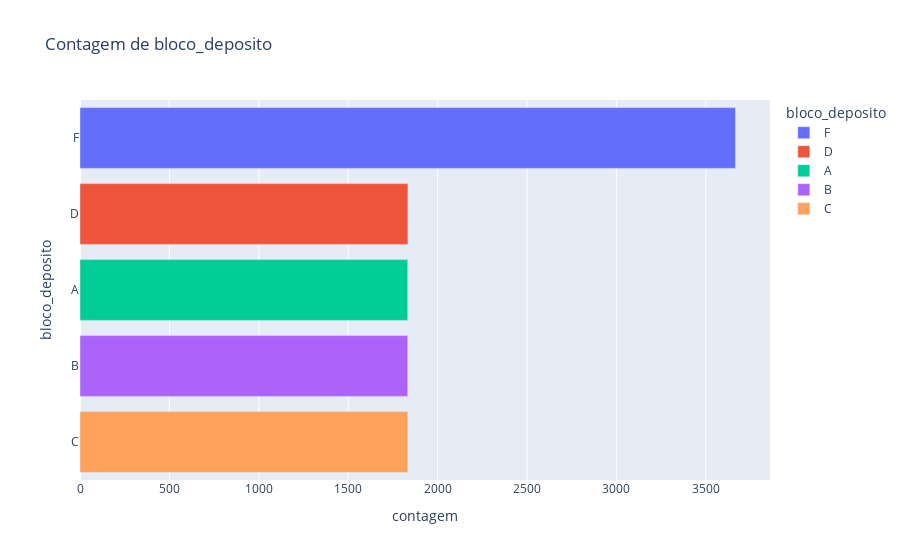

This figure's notebook cell:
### Markdown cell above
#### Bloco de depósito x Entrega

### Code cell
mostrar_contagem('bloco_deposito', colunas_object)

### Figure 1 — Plotly figure (JSON) as saved in the notebook; plotly's stock layout.template omitted (floating-point values rounded to 4 significant figures)
{"data": [{"alignmentgroup": "True", "hovertemplate": "bloco_deposito=%{y}<br>contagem=%{x}<extra></extra>", "legendgroup": "F", "marker": {"color": "#636efa", "pattern": {"shape": ""}}, "name": "F", "offsetgroup": "F", "orientation": "h", "showlegend": true, "textposition": "auto", "type": "bar", "x": [3666], "xaxis": "x", "y": ["F"], "yaxis": "y"}, {"alignmentgroup": "True", "hovertemplate": "bloco_deposito=%{y}<br>contagem=%{x}<extra></extra>", "legendgroup": "D", "marker": {"color": "#EF553B", "pattern": {"shape": ""}}, "name": "D", "offsetgroup": "D", "orientation": "h", "showlegend": true, "textposition": "auto", "type": "bar", "x": [1834], "xaxis": "x", "y": ["D"], "yaxis": "y"}, {"alignmentgroup": "True", "hovertemplate": "bloco_deposito=%{y}<br>contagem=%{x}<extra></extra>", "legendgroup": "A", "marker": {"color": "#00cc96", "pattern": {"shape": ""}}, "name": "A", "offsetgroup": "A", "orientation": "h", "showlegend": true, "textposition": "auto", "type": "bar", "x": [1833], "xaxis": "x", "y": ["A"], "yaxis": "y"}, {"alignmentgroup": "True", "hovertemplate": "bloco_deposito=%{y}<br>contagem=%{x}<extra></extra>", "legendgroup": "B", "marker": {"color": "#ab63fa", "pattern": {"shape": ""}}, "name": "B", "offsetgroup": "B", "orientation": "h", "showlegend": true, "textposition": "auto", "type": "bar", "x": [1833], "xaxis": "x", "y": ["B"], "yaxis": "y"}, {"alignmentgroup": "True", "hovertemplate": "bloco_deposito=%{y}<br>contagem=%{x}<extra></extra>", "legendgroup": "C", "marker": {"color": "#FFA15A", "pattern": {"shape": ""}}, "name": "C", "offsetgroup": "C", "orientation": "h", "showlegend": true, "textposition": "auto", "type": "bar", "x": [1833], "xaxis": "x", "y": ["C"], "yaxis": "y"}], "layout": {"barmode": "relative", "legend": {"title": {"text": "bloco_deposito"}, "tracegroupgap": 0}, "title": {"text": "Contagem de bloco_deposito"}, "xaxis": {"anchor": "y", "domain": [0, 1], "title": {"text": "contagem"}}, "yaxis": {"anchor": "x", "categoryarray": ["C", "B", "A", "D", "F"], "categoryorder": "array", "domain": [0, 1], "title": {"text": "bloco_deposito"}}}}
